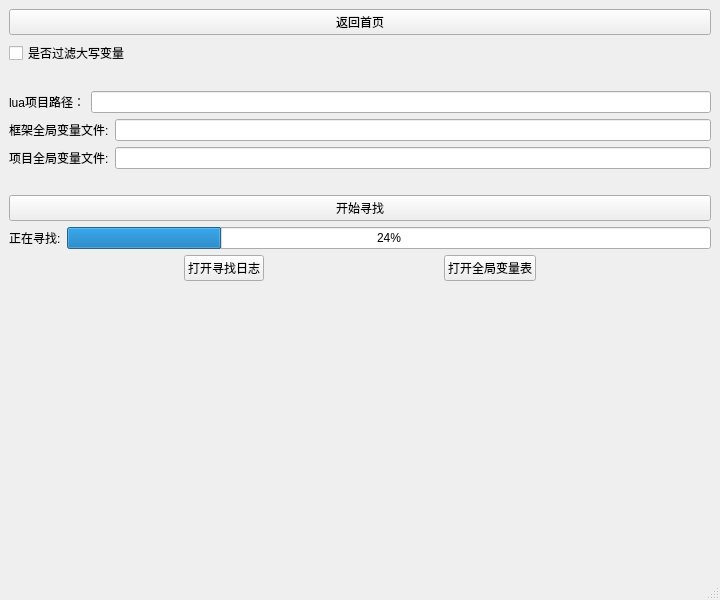
<?xml version="1.0" encoding="UTF-8"?>
<ui version="4.0">
 <class>MainWindow</class>
 <widget class="QMainWindow" name="MainWindow">
  <property name="geometry">
   <rect>
    <x>0</x>
    <y>0</y>
    <width>720</width>
    <height>600</height>
   </rect>
  </property>
  <property name="windowTitle">
   <string>寻找项目全局变量</string>
  </property>
  <widget class="QWidget" name="centralwidget">
   <layout class="QVBoxLayout" name="verticalLayout">
    <item>
     <widget class="QPushButton" name="pushButton">
      <property name="text">
       <string>返回首页</string>
      </property>
     </widget>
    </item>
    <item>
     <widget class="QCheckBox" name="checkBox">
      <property name="text">
       <string>是否过滤大写变量</string>
      </property>
     </widget>
    </item>
    <item>
     <widget class="QLabel" name="label_6">
      <property name="text">
       <string/>
      </property>
     </widget>
    </item>
    <item>
     <layout class="QHBoxLayout" name="horizontalLayout">
      <item>
       <widget class="QLabel" name="label">
        <property name="text">
         <string>lua项目路径：</string>
        </property>
       </widget>
      </item>
      <item>
       <widget class="QLineEdit" name="lineEdit"/>
      </item>
     </layout>
    </item>
    <item>
     <layout class="QHBoxLayout" name="horizontalLayout_2">
      <item>
       <widget class="QLabel" name="label_2">
        <property name="text">
         <string>框架全局变量文件:</string>
        </property>
       </widget>
      </item>
      <item>
       <widget class="QLineEdit" name="lineEdit_2"/>
      </item>
     </layout>
    </item>
    <item>
     <layout class="QHBoxLayout" name="horizontalLayout_3">
      <item>
       <widget class="QLabel" name="label_3">
        <property name="text">
         <string>项目全局变量文件:</string>
        </property>
       </widget>
      </item>
      <item>
       <widget class="QLineEdit" name="lineEdit_3"/>
      </item>
     </layout>
    </item>
    <item>
     <widget class="QLabel" name="label_5">
      <property name="text">
       <string/>
      </property>
     </widget>
    </item>
    <item>
     <widget class="QPushButton" name="pushButton_2">
      <property name="text">
       <string>开始寻找</string>
      </property>
     </widget>
    </item>
    <item>
     <layout class="QHBoxLayout" name="horizontalLayout_4">
      <item>
       <widget class="QLabel" name="label_4">
        <property name="text">
         <string>正在寻找:</string>
        </property>
       </widget>
      </item>
      <item>
       <widget class="QProgressBar" name="progressBar">
        <property name="value">
         <number>24</number>
        </property>
       </widget>
      </item>
     </layout>
    </item>
    <item>
     <layout class="QHBoxLayout" name="horizontalLayout_5">
      <item>
       <spacer name="horizontalSpacer">
        <property name="orientation">
         <enum>Qt::Horizontal</enum>
        </property>
        <property name="sizeHint" stdset="0">
         <size>
          <width>40</width>
          <height>20</height>
         </size>
        </property>
       </spacer>
      </item>
      <item>
       <widget class="QPushButton" name="pushButton_3">
        <property name="text">
         <string>打开寻找日志</string>
        </property>
       </widget>
      </item>
      <item>
       <spacer name="horizontalSpacer_2">
        <property name="orientation">
         <enum>Qt::Horizontal</enum>
        </property>
        <property name="sizeHint" stdset="0">
         <size>
          <width>40</width>
          <height>20</height>
         </size>
        </property>
       </spacer>
      </item>
      <item>
       <widget class="QPushButton" name="pushButton_4">
        <property name="text">
         <string>打开全局变量表</string>
        </property>
       </widget>
      </item>
      <item>
       <spacer name="horizontalSpacer_3">
        <property name="orientation">
         <enum>Qt::Horizontal</enum>
        </property>
        <property name="sizeHint" stdset="0">
         <size>
          <width>40</width>
          <height>20</height>
         </size>
        </property>
       </spacer>
      </item>
     </layout>
    </item>
    <item>
     <spacer name="verticalSpacer">
      <property name="orientation">
       <enum>Qt::Vertical</enum>
      </property>
      <property name="sizeHint" stdset="0">
       <size>
        <width>20</width>
        <height>40</height>
       </size>
      </property>
     </spacer>
    </item>
   </layout>
  </widget>
  <widget class="QStatusBar" name="statusbar"/>
 </widget>
 <resources/>
 <connections/>
</ui>
